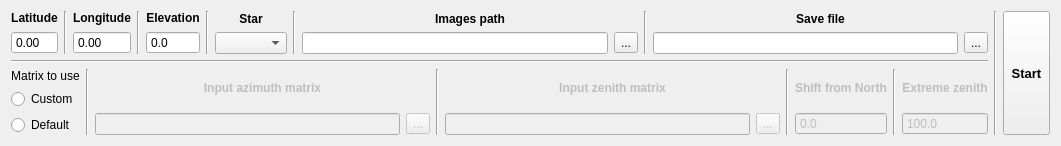
     <widget class="QWidget" name="auto_widget" native="true">
      <property name="geometry">
       <rect>
        <x>10</x>
        <y>10</y>
        <width>1061</width>
        <height>121</height>
       </rect>
      </property>
      <property name="sizePolicy">
       <sizepolicy hsizetype="Fixed" vsizetype="Fixed">
        <horstretch>0</horstretch>
        <verstretch>0</verstretch>
       </sizepolicy>
      </property>
      <layout class="QHBoxLayout" name="horizontalLayout">
       <item>
        <layout class="QVBoxLayout" name="verticalLayout">
         <item>
          <layout class="QHBoxLayout" name="input_layout_identify_auto">
           <item>
            <layout class="QVBoxLayout" name="verticalLayout_6">
             <property name="spacing">
              <number>6</number>
             </property>
             <property name="sizeConstraint">
              <enum>QLayout::SetMinAndMaxSize</enum>
             </property>
             <property name="rightMargin">
              <number>0</number>
             </property>
             <item>
              <widget class="QLabel" name="label_lat_2">
               <property name="font">
                <font>
                 <family>Arial</family>
                 <weight>75</weight>
                 <bold>true</bold>
                </font>
               </property>
               <property name="text">
                <string>Latitude</string>
               </property>
               <property name="alignment">
                <set>Qt::AlignCenter</set>
               </property>
              </widget>
             </item>
             <item>
              <widget class="QDoubleSpinBox" name="latitude_auto">
               <property name="locale">
                <locale language="English" country="UnitedStates"/>
               </property>
               <property name="buttonSymbols">
                <enum>QAbstractSpinBox::NoButtons</enum>
               </property>
               <property name="specialValueText">
                <string notr="true"/>
               </property>
               <property name="minimum">
                <double>-90.000000000000000</double>
               </property>
               <property name="maximum">
                <double>90.000000000000000</double>
               </property>
              </widget>
             </item>
            </layout>
           </item>
           <item>
            <widget class="Line" name="line_14">
             <property name="orientation">
              <enum>Qt::Vertical</enum>
             </property>
            </widget>
           </item>
           <item>
            <layout class="QVBoxLayout" name="verticalLayout_7">
             <item>
              <widget class="QLabel" name="label_lon_2">
               <property name="font">
                <font>
                 <family>Arial</family>
                 <weight>75</weight>
                 <bold>true</bold>
                </font>
               </property>
               <property name="text">
                <string>Longitude</string>
               </property>
               <property name="alignment">
                <set>Qt::AlignCenter</set>
               </property>
              </widget>
             </item>
             <item>
              <widget class="QDoubleSpinBox" name="longitude_auto">
               <property name="minimumSize">
                <size>
                 <width>0</width>
                 <height>0</height>
                </size>
               </property>
               <property name="locale">
                <locale language="English" country="UnitedStates"/>
               </property>
               <property name="buttonSymbols">
                <enum>QAbstractSpinBox::NoButtons</enum>
               </property>
               <property name="minimum">
                <double>-180.000000000000000</double>
               </property>
               <property name="maximum">
                <double>180.000000000000000</double>
               </property>
              </widget>
             </item>
            </layout>
           </item>
           <item>
            <widget class="Line" name="line_15">
             <property name="orientation">
              <enum>Qt::Vertical</enum>
             </property>
            </widget>
           </item>
           <item>
            <layout class="QVBoxLayout" name="verticalLayout_8">
             <item>
              <widget class="QLabel" name="label_elev_2">
               <property name="font">
                <font>
                 <family>Arial</family>
                 <weight>75</weight>
                 <bold>true</bold>
                </font>
               </property>
               <property name="text">
                <string>Elevation</string>
               </property>
               <property name="alignment">
                <set>Qt::AlignCenter</set>
               </property>
              </widget>
             </item>
             <item>
              <widget class="QDoubleSpinBox" name="elevation_auto">
               <property name="locale">
                <locale language="English" country="UnitedStates"/>
               </property>
               <property name="buttonSymbols">
                <enum>QAbstractSpinBox::NoButtons</enum>
               </property>
               <property name="decimals">
                <number>1</number>
               </property>
               <property name="maximum">
                <double>8000.000000000000000</double>
               </property>
              </widget>
             </item>
            </layout>
           </item>
           <item>
            <widget class="Line" name="line_18">
             <property name="orientation">
              <enum>Qt::Vertical</enum>
             </property>
            </widget>
           </item>
           <item>
            <layout class="QVBoxLayout" name="verticalLayout_9">
             <item>
              <widget class="QLabel" name="label_star_2">
               <property name="font">
                <font>
                 <family>Arial</family>
                 <weight>75</weight>
                 <bold>true</bold>
                </font>
               </property>
               <property name="text">
                <string>Star</string>
               </property>
               <property name="alignment">
                <set>Qt::AlignCenter</set>
               </property>
              </widget>
             </item>
             <item>
              <widget class="QComboBox" name="stars_auto"/>
             </item>
            </layout>
           </item>
           <item>
            <widget class="Line" name="line_19">
             <property name="orientation">
              <enum>Qt::Vertical</enum>
             </property>
            </widget>
           </item>
           <item>
            <layout class="QVBoxLayout" name="verticalLayout_14">
             <item>
              <widget class="QLabel" name="label_3">
               <property name="font">
                <font>
                 <family>Arial</family>
                 <weight>75</weight>
                 <bold>true</bold>
                </font>
               </property>
               <property name="text">
                <string>Images path</string>
               </property>
               <property name="alignment">
                <set>Qt::AlignCenter</set>
               </property>
              </widget>
             </item>
             <item>
              <layout class="QHBoxLayout" name="horizontalLayout_14">
               <item>
                <widget class="QLineEdit" name="images_path_auto"/>
               </item>
               <item>
                <widget class="QToolButton" name="images_path_btn_auto">
                 <property name="text">
                  <string>...</string>
                 </property>
                </widget>
               </item>
              </layout>
             </item>
            </layout>
           </item>
           <item>
            <widget class="Line" name="line_20">
             <property name="orientation">
              <enum>Qt::Vertical</enum>
             </property>
            </widget>
           </item>
           <item>
            <layout class="QVBoxLayout" name="verticalLayout_15">
             <item>
              <widget class="QLabel" name="label_4">
               <property name="font">
                <font>
                 <family>Arial</family>
                 <weight>75</weight>
                 <bold>true</bold>
                </font>
               </property>
               <property name="text">
                <string>Save file</string>
               </property>
               <property name="alignment">
                <set>Qt::AlignCenter</set>
               </property>
              </widget>
             </item>
             <item>
              <layout class="QHBoxLayout" name="horizontalLayout_15">
               <item>
                <widget class="QLineEdit" name="save_file_auto"/>
               </item>
               <item>
                <widget class="QToolButton" name="save_file_btn_auto">
                 <property name="text">
                  <string>...</string>
                 </property>
                </widget>
               </item>
              </layout>
             </item>
            </layout>
           </item>
          </layout>
         </item>
         <item>
          <widget class="Line" name="line_25">
           <property name="orientation">
            <enum>Qt::Horizontal</enum>
           </property>
          </widget>
         </item>
         <item>
          <layout class="QHBoxLayout" name="layout_input_matrix_auto">
           <item>
            <layout class="QVBoxLayout" name="verticalLayout_23">
             <item>
              <widget class="QLabel" name="label_10">
               <property name="text">
                <string>Matrix to use</string>
               </property>
               <property name="alignment">
                <set>Qt::AlignCenter</set>
               </property>
              </widget>
             </item>
             <item>
              <widget class="QRadioButton" name="input_matrix">
               <property name="font">
                <font>
                 <weight>50</weight>
                 <bold>false</bold>
                </font>
               </property>
               <property name="text">
                <string>Custom</string>
               </property>
              </widget>
             </item>
             <item>
              <widget class="QRadioButton" name="default_matrix">
               <property name="font">
                <font>
                 <weight>50</weight>
                 <bold>false</bold>
                </font>
               </property>
               <property name="text">
                <string>Default</string>
               </property>
              </widget>
             </item>
            </layout>
           </item>
           <item>
            <widget class="Line" name="line_28">
             <property name="orientation">
              <enum>Qt::Vertical</enum>
             </property>
            </widget>
           </item>
           <item>
            <layout class="QVBoxLayout" name="verticalLayout_24">
             <item>
              <widget class="QLabel" name="label_azimut_auto">
               <property name="enabled">
                <bool>false</bool>
               </property>
               <property name="font">
                <font>
                 <family>Arial</family>
                 <weight>75</weight>
                 <bold>true</bold>
                </font>
               </property>
               <property name="text">
                <string>Input azimuth matrix</string>
               </property>
               <property name="alignment">
                <set>Qt::AlignCenter</set>
               </property>
              </widget>
             </item>
             <item>
              <layout class="QHBoxLayout" name="horizontalLayout_17">
               <item>
                <widget class="QLineEdit" name="input_azimut_auto">
                 <property name="enabled">
                  <bool>false</bool>
                 </property>
                </widget>
               </item>
               <item>
                <widget class="QToolButton" name="input_azimut_btn_auto">
                 <property name="enabled">
                  <bool>false</bool>
                 </property>
                 <property name="text">
                  <string>...</string>
                 </property>
                </widget>
               </item>
              </layout>
             </item>
            </layout>
           </item>
           <item>
            <widget class="Line" name="line_24">
             <property name="orientation">
              <enum>Qt::Vertical</enum>
             </property>
            </widget>
           </item>
           <item>
            <layout class="QVBoxLayout" name="verticalLayout_25">
             <item>
              <widget class="QLabel" name="label_zenit_auto">
               <property name="enabled">
                <bool>false</bool>
               </property>
               <property name="font">
                <font>
                 <family>Arial</family>
                 <weight>75</weight>
                 <bold>true</bold>
                </font>
               </property>
               <property name="text">
                <string>Input zenith matrix</string>
               </property>
               <property name="alignment">
                <set>Qt::AlignCenter</set>
               </property>
              </widget>
             </item>
             <item>
              <layout class="QHBoxLayout" name="horizontalLayout_18">
               <item>
                <widget class="QLineEdit" name="input_zenit_auto">
                 <property name="enabled">
                  <bool>false</bool>
                 </property>
                </widget>
               </item>
               <item>
                <widget class="QToolButton" name="input_zenit_btn_auto">
                 <property name="enabled">
                  <bool>false</bool>
                 </property>
                 <property name="text">
                  <string>...</string>
                 </property>
                </widget>
               </item>
              </layout>
             </item>
            </layout>
           </item>
           <item>
            <widget class="Line" name="line_27">
             <property name="orientation">
              <enum>Qt::Vertical</enum>
             </property>
            </widget>
           </item>
           <item>
            <layout class="QHBoxLayout" name="layout_default_matrix">
             <item>
              <layout class="QVBoxLayout" name="verticalLayout_26">
               <item>
                <widget class="QLabel" name="label_gap_auto">
                 <property name="enabled">
                  <bool>false</bool>
                 </property>
                 <property name="font">
                  <font>
                   <family>Arial</family>
                   <weight>75</weight>
                   <bold>true</bold>
                  </font>
                 </property>
                 <property name="text">
                  <string>Shift from North</string>
                 </property>
                 <property name="alignment">
                  <set>Qt::AlignCenter</set>
                 </property>
                </widget>
               </item>
               <item>
                <layout class="QHBoxLayout" name="horizontalLayout_19">
                 <item>
                  <widget class="QDoubleSpinBox" name="initial_gap">
                   <property name="enabled">
                    <bool>false</bool>
                   </property>
                   <property name="locale">
                    <locale language="English" country="UnitedStates"/>
                   </property>
                   <property name="buttonSymbols">
                    <enum>QAbstractSpinBox::NoButtons</enum>
                   </property>
                   <property name="specialValueText">
                    <string notr="true"/>
                   </property>
                   <property name="decimals">
                    <number>1</number>
                   </property>
                   <property name="minimum">
                    <double>-180.000000000000000</double>
                   </property>
                   <property name="maximum">
                    <double>180.000000000000000</double>
                   </property>
                  </widget>
                 </item>
                </layout>
               </item>
              </layout>
             </item>
             <item>
              <widget class="Line" name="line_26">
               <property name="orientation">
                <enum>Qt::Vertical</enum>
               </property>
              </widget>
             </item>
             <item>
              <layout class="QVBoxLayout" name="verticalLayout_27">
               <item>
                <widget class="QLabel" name="label_extreme_auto">
                 <property name="enabled">
                  <bool>false</bool>
                 </property>
                 <property name="font">
                  <font>
                   <family>Arial</family>
                   <weight>75</weight>
                   <bold>true</bold>
                  </font>
                 </property>
                 <property name="text">
                  <string>Extreme zenith</string>
                 </property>
                 <property name="alignment">
                  <set>Qt::AlignCenter</set>
                 </property>
                </widget>
               </item>
               <item>
                <layout class="QHBoxLayout" name="horizontalLayout_20">
                 <item>
                  <widget class="QDoubleSpinBox" name="zen_extreme">
                   <property name="enabled">
                    <bool>false</bool>
                   </property>
                   <property name="locale">
                    <locale language="English" country="UnitedStates"/>
                   </property>
                   <property name="buttonSymbols">
                    <enum>QAbstractSpinBox::NoButtons</enum>
                   </property>
                   <property name="specialValueText">
                    <string notr="true"/>
                   </property>
                   <property name="decimals">
                    <number>1</number>
                   </property>
                   <property name="minimum">
                    <double>0.000000000000000</double>
                   </property>
                   <property name="maximum">
                    <double>180.000000000000000</double>
                   </property>
                   <property name="value">
                    <double>100.000000000000000</double>
                   </property>
                  </widget>
                 </item>
                </layout>
               </item>
              </layout>
             </item>
            </layout>
           </item>
          </layout>
         </item>
        </layout>
       </item>
       <item>
        <widget class="Line" name="line_23">
         <property name="enabled">
          <bool>true</bool>
         </property>
         <property name="sizePolicy">
          <sizepolicy hsizetype="Fixed" vsizetype="Preferred">
           <horstretch>0</horstretch>
           <verstretch>0</verstretch>
          </sizepolicy>
         </property>
         <property name="orientation">
          <enum>Qt::Vertical</enum>
         </property>
        </widget>
       </item>
       <item>
        <widget class="QToolButton" name="start_btn_auto">
         <property name="enabled">
          <bool>true</bool>
         </property>
         <property name="sizePolicy">
          <sizepolicy hsizetype="Maximum" vsizetype="Maximum">
           <horstretch>0</horstretch>
           <verstretch>0</verstretch>
          </sizepolicy>
         </property>
         <property name="maximumSize">
          <size>
           <width>200</width>
           <height>150</height>
          </size>
         </property>
         <property name="font">
          <font>
           <family>Arial</family>
           <pointsize>10</pointsize>
           <weight>75</weight>
           <bold>true</bold>
          </font>
         </property>
         <property name="text">
          <string>Start</string>
         </property>
        </widget>
       </item>
      </layout>
     </widget>
